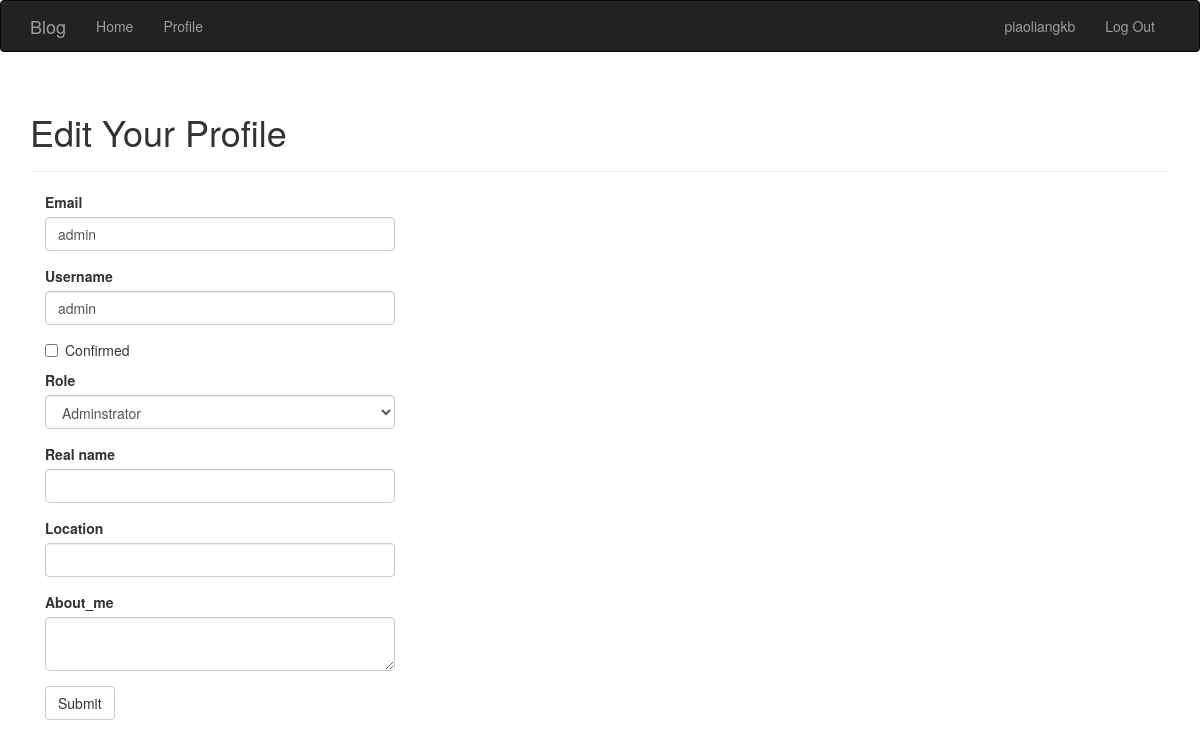
The page /edit-profile/1 (signed in) on the database its author committed.
### app/models.py (models this page shows, shortened)
class User(UserMixin, db.Model):
    __tablename__ = 'users'
    id = db.Column(db.Integer, primary_key=True)
    username = db.Column(db.String(64), unique=True, index=True)
    role_id = db.Column(db.Integer, db.ForeignKey('roles.id'))
    password_hash = db.Column(db.String(128))
    email = db.Column(db.String(64), unique=True, index=True)
    posts = db.relationship('Post', backref = 'author', lazy = 'dynamic')
    avatar_hash = db.Column(db.String(32))
    name = db.Column(db.String(64))#real name
    location = db.Column(db.String(64))
    about_me = db.Column(db.Text())
    member_since = db.Column(db.DateTime(), default=datetime.utcnow)
    last_seen = db.Column(db.DateTime(), default=datetime.utcnow)
    avatar = db.Column(db.String(128), default=None)
    comments = db.relationship('Comment', backref='author', lazy='dynamic')
    def ping(self):
        self.last_seen = datetime.utcnow()
        db.session.add(self)
    def can(self, permissions):
        return self.role is not None and (self.role.permissions & permissions) == permissions
    @property
    def password(self):
        raise AttributeError('password is not a readable attribute')

### app/main/views.py (the view, shortened to what this page needs)
@main.route('/edit-profile/<int:id>',methods=['GET','POST'])
@login_required
@admin_required
def edit_profile_admin(id):
    user=User.query.get_or_404(id)
    form=EditProfileAdminForm(user=user)
    form.email.data=user.username
    form.username.data=user.username
    form.role.data=user.role_id
    form.name.data=user.name
    form.location.data=user.location
    form.about_me.data=user.about_me
    return render_template('edit_profile.html',form=form,user=user)

### app/main/forms.py (shortened to what this page needs)
class EditProfileAdminForm(FlaskForm):
    email = StringField('Email', validators=[DataRequired(), Length(0, 64)])
    username = StringField('Username', validators=[DataRequired(), Length(1, 64), Regexp('^[A-Za-z][A-Za-z0-9_.]*$',0,
                                                                                   'Username must have only letters, numbers, dots or underscores')])
    confirmed = BooleanField('Confirmed')
    role = SelectField('Role', coerce=int)
    name = StringField('Real name', validators=[Length(0, 64)])
    location = StringField('Location', validators=[Length(0, 64)])
    about_me = TextAreaField('About_me')
    submit = SubmitField('Submit')
    def __init__(self, user, *args, **kwargs):
        super(EditProfileAdminForm, self).__init__(*args, **kwargs)
        self.role.choices = [(role.id, role.name) for role in Role.query.order_by(Role.name).all()]
        self.user = user

### app/auth/views.py (called while the page is built)
@auth.before_app_request
def before_request():
    if current_user.is_authenticated:
        current_user.ping()

### app/main/__init__.py (called while the page is built)
@main.app_context_processor
def inject_permissions():
    return dict(Permission=PERMISSION)

### app/models.py (called while the page is built)
@login_manager.user_loader
def load_user(user_id):
    return User.query.get(int(user_id))

### app/templates/edit_profile.html (shortened to what this page needs)
{% extends "base.html" %}
{% import "bootstrap/wtf.html" as wtf %}
{% block page_content %}
<div class="page-header">
    <h1>Edit Your Profile</h1>
</div>
<div class="col-md-4">
    {{ wtf.quick_form(form) }}
</div>
{% endblock %}

### app/templates/base.html (shortened to what this page needs)
{% extends "bootstrap/base.html" %}
{% block head %}
{{ super() }}
{% endblock %}
{% block navbar %}
<div class="navbar navbar-inverse" role="navigation">
    <div class="container">
        <div class="navbar-header">
            <a class="navbar-brand" href="/">Blog</a>
        </div>
        <div class="navbar-collapse collapse">
            <ul class="nav navbar-nav">
                <li><a href="/">Home</a></li>
                {% if current_user.is_authenticated %}
                <li><a href="{{ url_for('main.user', username=current_user.username) }}">
                    Profile</a></li>
                {% endif %}
            </ul>
            <ul class="nav navbar-nav navbar-right">
                {% if current_user.is_authenticated %}
                    <li><a href="{{ url_for('main.user', username=current_user.username) }}">{{ current_user.username }}</a></li>
                    <li><a href="{{ url_for('auth.logout') }}">Log Out</a></li>
                {% else %}
                    <li><a href="{{ url_for('auth.login') }}">Log In</a> </li>
                {% endif %}
            </ul>
        </div>
    </div>
</div>
{% endblock %}
{% block content %}
<div class="container">
    {% block page_content %}{% endblock %}
</div>
{% endblock %}

### rows shown on the page
User: username "piaoliangkb"
User: email "admin", username "admin", role "Adminstrator"
